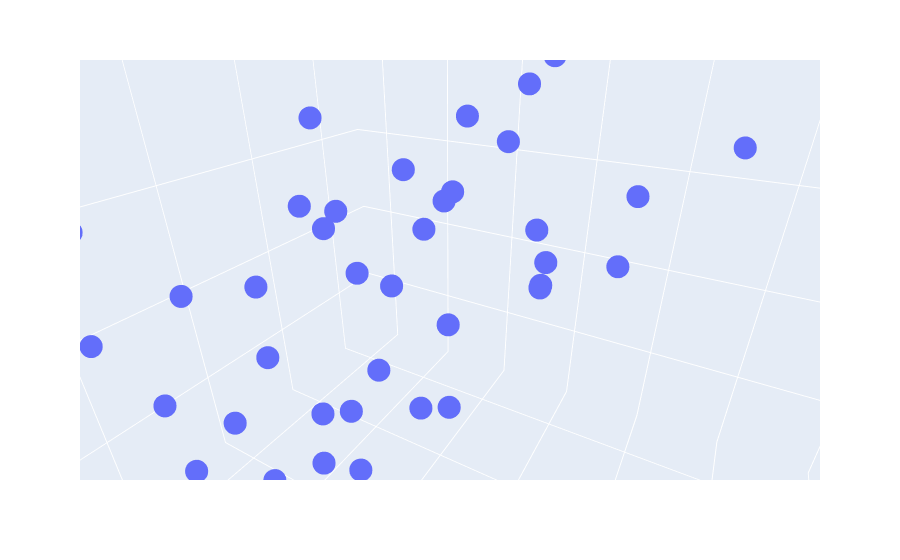

Here is the notebook cell this chart was saved with:
### Code cell
# plt.figure(figsize = (14,8))
fig = px.scatter_3d(df, x = 'feature1', y ='feature2', z = 'target')
fig.show()
